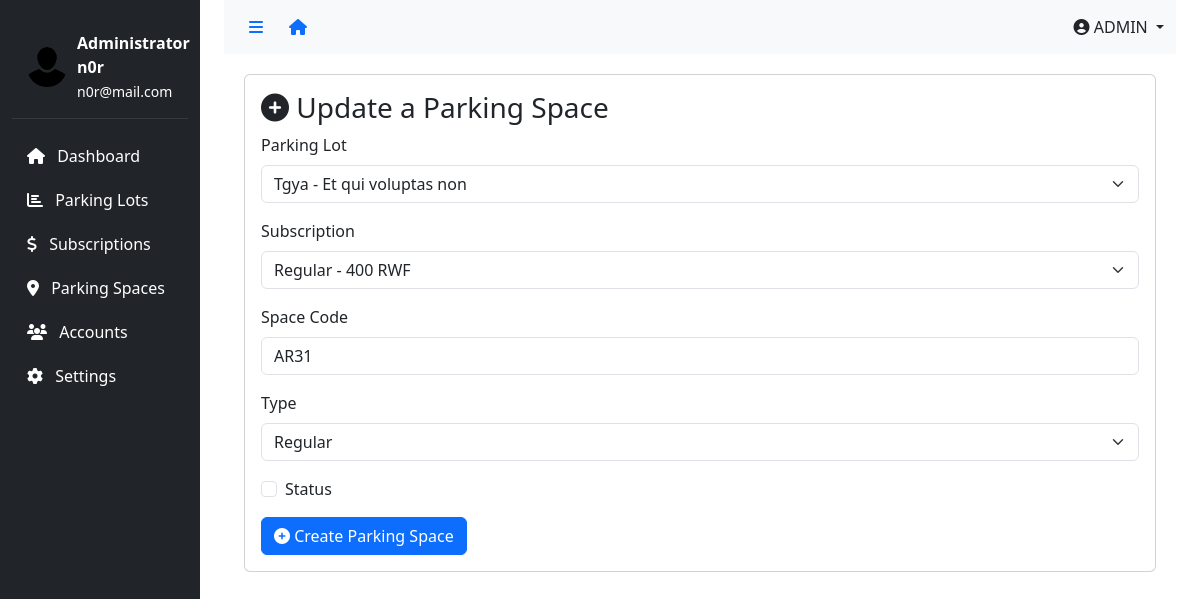
The app's page /dashboard/parkingspace/update/4/ (signed in), older data.
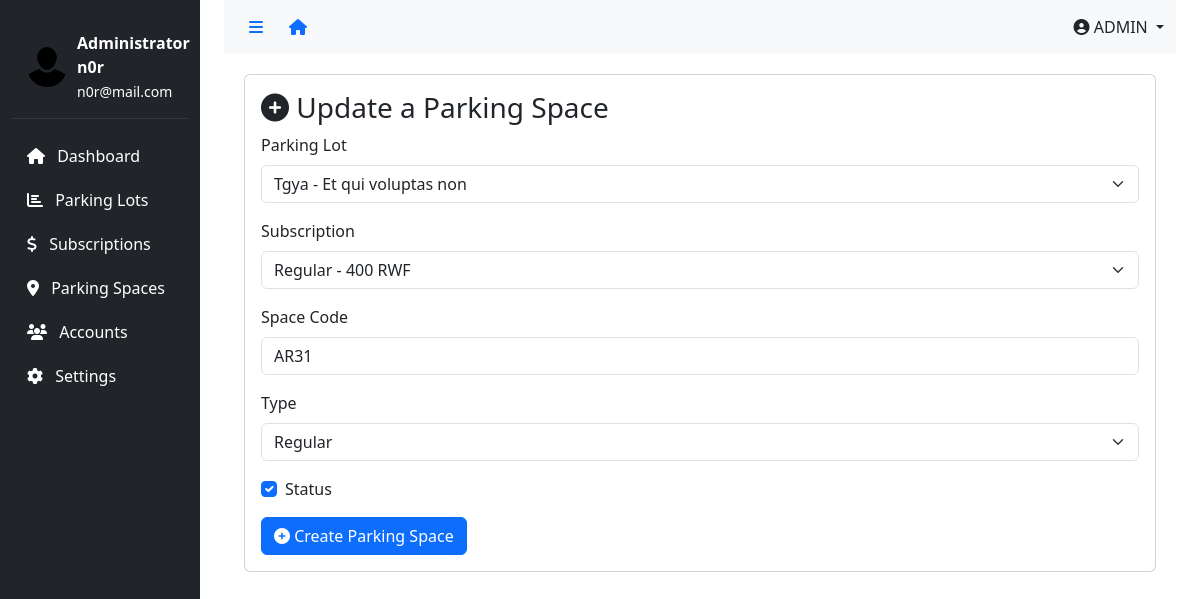
The same page, newer data.
### app/models.py (models this page shows)
class ParkingSpace(models.Model):
    parking_lot = models.ForeignKey('ParkingLot', on_delete=models.PROTECT, related_name='parking_spaces')
    subscription = models.ForeignKey('Subscription', on_delete=models.SET_NULL, null=True, blank=True)
    space_code = models.CharField(max_length=6, unique=True)
    type = models.CharField(max_length=20, choices=SPACE_TYPE_CHOICES, default='REGULAR')
    status = models.BooleanField(default=False)
    created_at = models.DateTimeField(auto_now_add=True)

### app/views.py (the view)
# urls.py: path('dashboard/parkingspace/update/<int:pk>/', views.update_parking_space, name='update_parking_space'),
@login_required
@admin_required
def update_parking_space(request, pk):
    parking_space = get_object_or_404(ParkingSpace, pk=pk)
    parking_lots = ParkingLot.objects.all()
    if request.method == 'POST':
        form = ParkingSpaceFormUpdate(request.POST, instance=parking_space)
        if form.is_valid():
            updated_parking_lot = form.cleaned_data['parking_lot']
            original_parking_lot = parking_space.parking_lot
            current_spaces_count = updated_parking_lot.parking_spaces.count()
            if current_spaces_count >= updated_parking_lot.capacity +1:
                messages.error(
                    request,
                    f"Cannot assign this parking space to '{updated_parking_lot.name}'. "
                    f"The parking lot has reached its maximum capacity of {updated_parking_lot.capacity}."
                )
                return render(
                    request,
                    'dashboard/update_parking_space.html',
                    {'form': form, 'parking_lots': parking_lots, 'active_menu': 'parking_spaces'}
                )
            form.save()
            messages.success(request, "Parking space updated successfully!")
            return redirect('parkingspace')
    else:
        form = ParkingSpaceFormUpdate(instance=parking_space)
    return render(
        request,
        'dashboard/update_parking_space.html',
        {'form': form, 'parking_lots': parking_lots, 'active_menu': 'parking_spaces'}
    )

### app/forms.py
class ParkingSpaceFormUpdate(forms.ModelForm):
    class Meta:
        model = ParkingSpace
        fields = ['parking_lot', 'subscription', 'space_code', 'type', 'status']
        widgets = {
            'parking_lot': forms.Select(attrs={'class': 'form-select'}),
            'subscription': forms.Select(attrs={'class': 'form-select'}),
            'space_code': forms.TextInput(attrs={'class': 'form-control'}),
            'type': forms.Select(attrs={'class': 'form-select'}),
            'status': forms.CheckboxInput(attrs={'class': 'form-check-input'}),
        }

### app/models.py (called while the page is built)
    def __str__(self):
        return f"{self.name} - {self.price} RWF"

    def __str__(self):
        return f"{self.name} - {self.address}"

### app/templates/app/dashboard/update_parking_space.html (shortened to what this page needs)
{% extends 'dashboard/base.html' %}
{% block content %}
<div class="content">
    <div class="card">
        <div class="card-body">
            <h3><i class="fas fa-circle-plus"></i> Update a Parking Space</h3>
            <form method="POST" action="">
                <div class="mb-3">
                    <label for="subscription" class="form-label">Parking Lot</label>
                    {{ form.parking_lot }}
                </div>
                <div class="mb-3">
                    <label for="subscription" class="form-label">Subscription</label>
                    {{ form.subscription }}
                </div>
                <div class="mb-3">
                    <label for="id_space_code" class="form-label">Space Code</label>
                    {{ form.space_code }}
                </div>
                <div class="mb-3">
                    <label for="type" class="form-label">Type</label>
                    {{ form.type }}
                </div>
                <div class="mb-3 form-check">
                    {{ form.status }}
                    <label for="status" class="form-check-label">Status</label>
                </div>
                <button type="submit" class="btn btn-primary"><i class="fas fa-circle-plus"></i> Create Parking Space</button>
            </form>
        </div>
    </div>
</div>
{% endblock %}

Row changes from the older to the newer data that the page shows:
changed ParkingSpace "Tgya - Et qui voluptas non": status "☐" → "☑"
